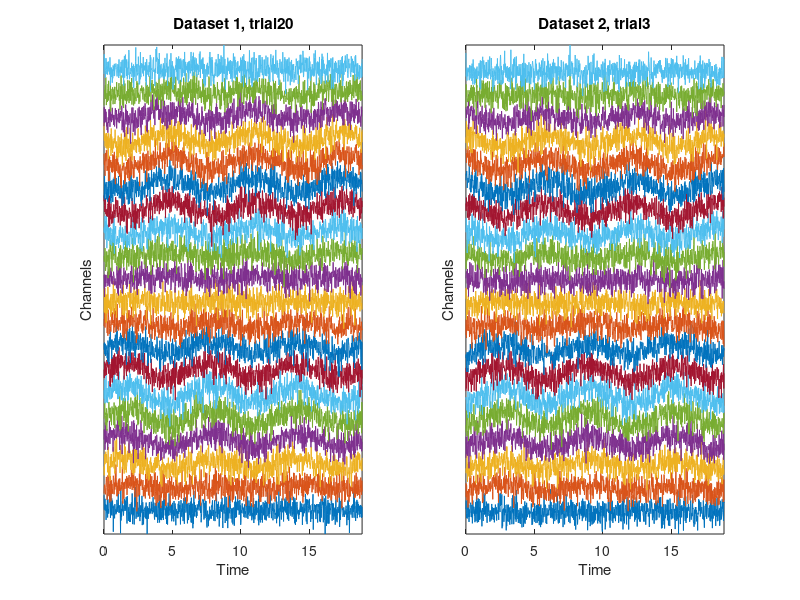

Source code (MATLAB): (Note: this script raises an error after producing the figure.)
% simulation parameters
N = 1000; % time points 
ch = 20; % channels
trials = 50;

% time vector normalised in radian units 6*pi -> 3 cycles
t = linspace(0,6*pi,N);

data = cell(1,2); % array with dimensions 1x2

% impose relationship accross channels (imposing correlation/covariance)
chan_rel = sin(linspace(0,2*pi,ch))';

for trial = 1:trials
  % repmat (A, M, N) : form a block matrix M x N, with a copy of matrix A
  % as each element
  % bsxfun(@times,A,B) : multiplication of matrices A and B
  
  % simulation 1, phase-locked 
  % channels x time points x trials
  data{1}(:,:,trial) = bsxfun(@times,repmat(sin(t),ch,1),chan_rel) + randn(ch,N);
  
  % simulation 2, non phase-locked
  data{2}(:,:,trial) = bsxfun(@times,repmat(sin(t+rand*2*pi),ch,1),chan_rel) + randn(ch,N);
end

figure(1), clf

for i = 1:2
  subplot(1,2,i)
  
  % plot a random tial
  trial2plot = ceil(rand*trials);
  
  % squeeze(X): Remove singleton dimensions from X and return the result.
  plot(t,bsxfun(@plus,squeeze(data{i}(:,:,trial2plot)),(1:ch)'*3))
  
  set(gca,'ytick',[]), axis tight
  xlabel('Time'), ylabel('Channels')
  title(['Dataset ' num2str(i) ', trial' num2str(trial2plot)])
end

%% compute covariance matrix element-wise
covmat1 = zeros(ch);

% compute the trial average (ERP)
data_avg = mean(data{1}, 3); % channels x time points

for chani = 1:ch
  for chanj = 1:ch
    % mean-center data
    subi = data_avg(chani,:) - mean(data_avg(chani,:));
    subj = data_avg(chanj,:) - mean(data_avg(chanj,:));
    covmat1(chani, chanj) = sum(subi.*subj)/(N-1);
  end
end

%% compute covariance by matrix multiplication

% mean-centered over time
data_avg_mean = bsxfun(@minus,data_avg,mean(data_avg,2));
covmat2 = data_avg2*data_avg2'/(N-1);

% check size to see if we have the right coveriance matrix
size(covmat2)

%% compute covariance with Matlab function
covmat3 = cov(data_avg');

size(covmat3)

figure(2), clf

subplot(1,3,1), imagesc(covmat1)
axis square, title('Element-wise')
xlabel('Channels'), ylabel('Channels')

subplot(1,3,2), imagesc(covmat2)
axis square, title('Matrix multiplication')
xlabel('Channels'), ylabel('Channels')

subplot(1,3,3), imagesc(covmat3)
axis square, title('MATLAB cov function')
xlabel('Channels'), ylabel('Channels')
